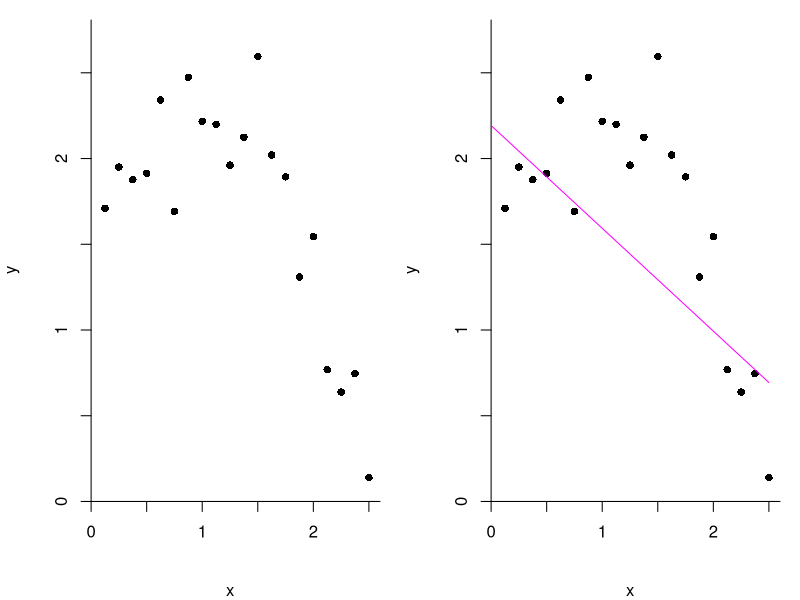
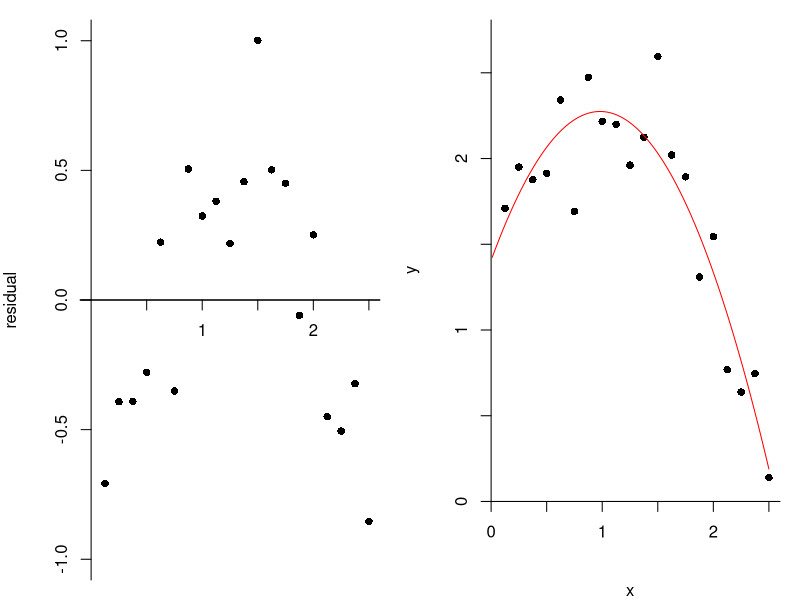
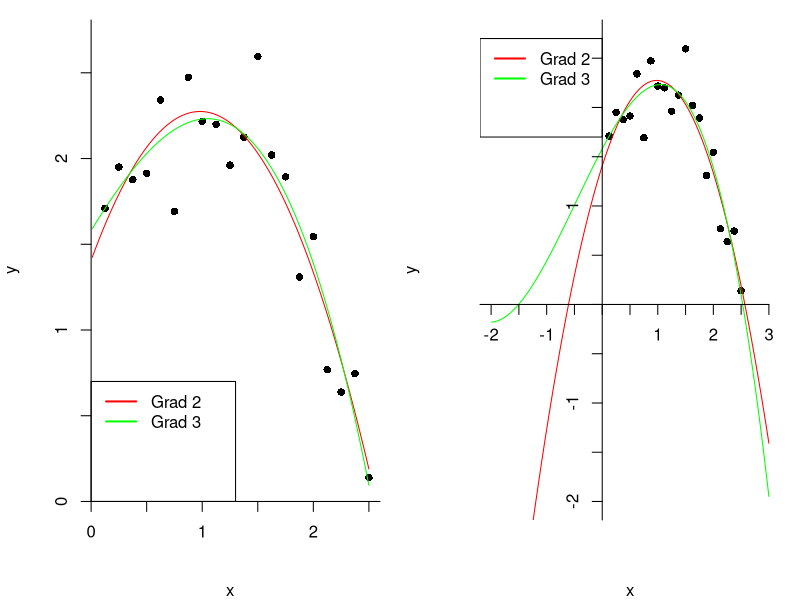
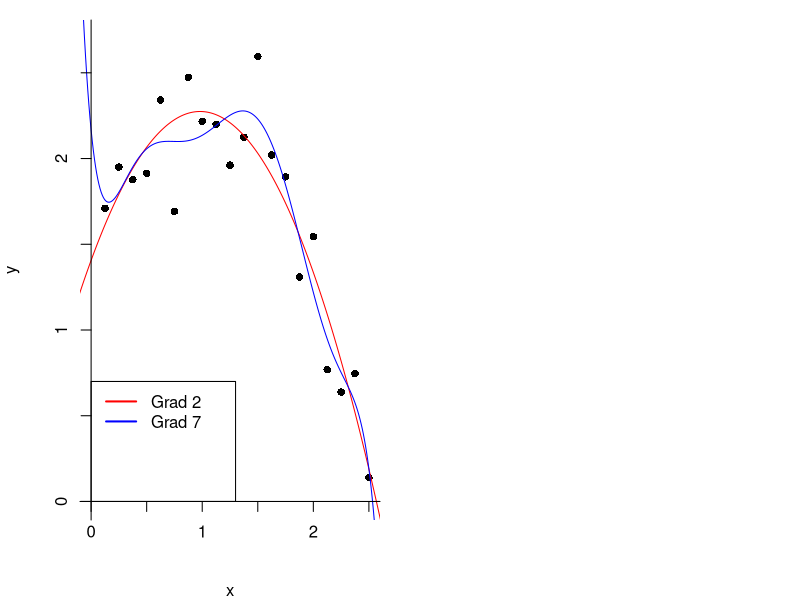
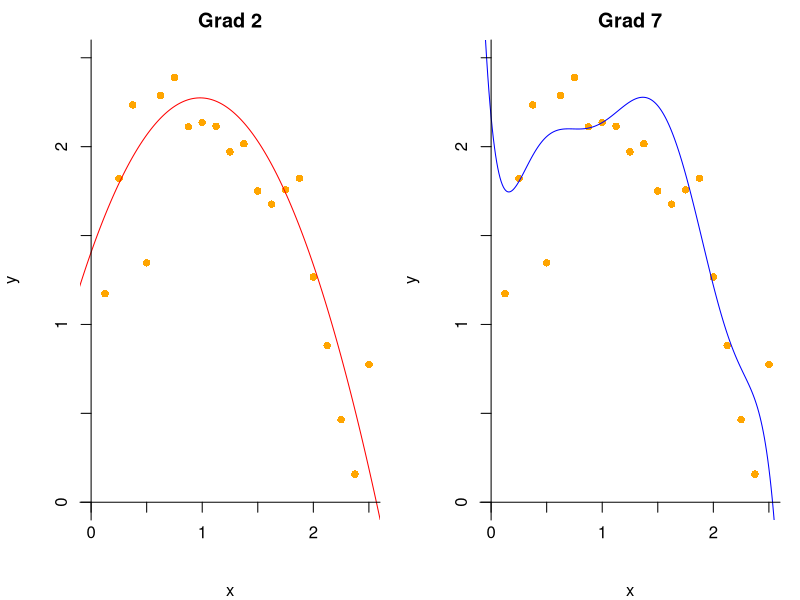

Reproduce these figures in R, in order.
## ---- chunk 1
#| include=FALSE
set.seed(12345)
x<-(1:20)/8 # x-værdierne
x1<- -(x^2 -2* x +1) # det underliggende andengradspolynomium
x2<-1:250/100 # bruges i plot af grafer

sigma=0.3
eps<-rnorm(20,0,sigma) # error terms
y<-x1+eps # y-værdierne
## ---- chunk 2
#| echo: false
#| fig-cap: Til venstre ses et punktplot af et datasæt. Til højre er den bedste rette linje indtegnet.
#| label: fig-ret_linje
par(mfrow = c(1,2),mar=c(4,4,1,1))
model<-lm(y  ~ x)
plot(x,y+2.3,pch=16,ylab="y",axes=FALSE,xlim=c(0,2.5),ylim=c(0,2.7))
axis(2, at=c(0,0.5,1,1.5,2,2.5,3), labels=c(0,"",1,"",2,"",3), pos=0)
axis(1,at=c(0,0.5,1,1.5,2,2.5,3) ,labels=c(0,"",1,"",2,"",3), pos=0)
plot(x,y+2.3,pch=16,ylab="y",axes=FALSE,xlim=c(0,2.5),ylim=c(0,2.7))
lines(x2,2+ predict(model,data.frame(x=x2)), col="magenta")
axis(2, at=c(0,0.5,1,1.5,2,2.5,3), labels=c(0,"",1,"",2,"",3), pos=0)
axis(1,at=c(0,0.5,1,1.5,2,2.5,3) ,labels=c(0,"",1,"",2,"",3), pos=0)
## ---- chunk 3
#| echo: false
#| fig-cap: Residualplottet for den bedste rette linje indtegnet i @fig-ret_linje.
#| label: fig-residualplot
par(mar=c(1,4,1,1))
model<-lm(y ~ x)
yhat <- predict(model,data.frame(x=x))
plot(x,y-yhat,ylab="residual",xlab="", pch=16,axes=FALSE, xlim=c(0,2.5),ylim=c(-1,1))
abline(h=0)
axis(2, at=c(-2,-1,-0.5,0,0.5,1,2), pos=0)
axis(1, at=c(-1,0.5,1,1.5,2,2.5,3),labels=c(-1,"",1,"",2,"",3) , pos=0)
## ---- chunk 4
#| echo: false
#| fig-cap: Datasættet fra @fig-ret_linje, men nu med en parabel indtegnet.
#| label: fig-parabel
par(mar=c(4,4,1,1))
model<-lm(y ~ x + I(x^2))
plot(x,y+2.3,pch=16,ylab="y",axes=FALSE,xlim=c(0,2.5),ylim=c(0,2.7))
lines(x2,predict(model,data.frame(x=x2))+2.3,col="red")
axis(2, at=c(0,0.5,1,1.5,2,2.5,3), labels=c(0,"",1,"",2,"",3), pos=0)
axis(1,at=c(0,0.5,1,1.5,2,2.5,3) ,labels=c(0,"",1,"",2,"",3), pos=0)
## ---- chunk 5
#| echo: false
#| fig-cap: Et andengradspolynomium (rød) og et tredjegradspolynomium (grøn) fittet til data. 
#| label: fig-2grad_3grad
par(mar=c(4,4,1,1))
model3<-lm(y ~ x + I(x^2) + I(x^3))
plot(x,y+2.3,pch=16,ylab="y",axes=FALSE,xlim=c(0,2.5),ylim=c(0,2.7))
lines(x2,predict(model,data.frame(x=x2))+2.3,col="red")
lines(x2,predict(model3,data.frame(x=x2))+2.3,col="green")
legend(x = c(0,1.3),y=c(0,0.7),          # Position
       legend = c("Grad 2", "Grad 3"),  # Legend texts
       lty = c(1, 1),           # Line types
       col = c("red", "green"),           # Line colors
       lwd = 2) 
axis(2, at=c(0,0.5,1,1.5,2,2.5,3), labels=c(0,"",1,"",2,"",3), pos=0)
axis(1,at=c(0,0.5,1,1.5,2,2.5,3) ,labels=c(0,"",1,"",2,"",3), pos=0)
## ---- chunk 6
#| echo: false
#| fig-cap: Plottet fra @fig-2grad_3grad, men hvor der nu er zoomet lidt ud. Her ses det tydeligt, at der i "enderne" bliver stor forskel på anden- og tredjegradspolynomiet.
#| label: fig-2grad_3grad_zoom
par(mar=c(4,4,1,1))
model3<-lm(y ~ x + I(x^2) + I(x^3))
plot(x,y+2.3, xlim=c(-2,3),ylim=c(-2,2.7),pch=16,ylab="y",axes=FALSE)
x2<-1:500/100 -2
lines(x2, predict(model, data.frame(x=x2))+2.3, col="red")
lines(x2, predict(model3, data.frame(x=x2))+2.3, col="green")
legend(x = c(-2.2,0), y=c(1.7,2.7),          # Position
       legend = c("Grad 2", "Grad 3"),  # Legend texts
       lty = c(1, 1),           # Line types
       col = c("red", "green"),           # Line colors
       lwd = 2) 
axis(2, at=c(-3,-2,-1.5,-1,-0.5,0,0.5,1,1.5,2,2.5,3), labels=c(-3,-2,"",-1,"","","",1,"","","",3), pos=0)
axis(1,at=c(-3,-2,-1.5,-1,-0.5,0,0.5,1,1.5,2,2.5,3) ,labels=c(-3,-2,"",-1,"","","",1,"",2,"",3), pos=0)
## ---- chunk 7
#| echo: false
#| fig-cap: Et andengradspolynomium (rød) og et syvendegradspolynomium (blå) fittet til data. 
#| label: fig-2grad_7grad
par(mar=c(4,4,1,1))
model7<-lm(y ~ x + I(x^2) + I(x^3) + I(x^4) + I(x^5) + I(x^6) + I(x^7))
plot(x,y+2.3,pch=16,xlim=c(0,2.5),ylim=c(0,2.7),ylab="y",axes=FALSE)
lines(x2,predict(model,data.frame(x=x2))+2.3,col="red")
lines(x2,predict(model7,data.frame(x=x2))+2.3,col="blue")
legend(x = c(0,1.3),y=c(0,0.7),          # Position
       legend = c("Grad 2", "Grad 7"),  # Legend texts
       lty = c(1, 1),           # Line types
       col = c("red", "blue"),           # Line colors
       lwd = 2) 
axis(2, at=c(-3,-2,-1.5,-1,-0.5,0,0.5,1,1.5,2,2.5,3), labels=c(-3,-2,"",-1,"",0,"",1,"",2,"",3), pos=0)
axis(1,at=c(-3,-2,-1.5,-1,-0.5,0,0.5,1,1.5,2,2.5,3) ,labels=c(-3,-2,"",-1,"",0,"",1,"",2,"",3), pos=0)
## ---- chunk 8
#| echo: false
#| fig-cap: Et andengradspolynomium (rød) og et syvendegradspolynomium (blå) fittet til 20 nye datapunkter (orange). 
#| label: fig-2grad_7grad_nypunkter
par(mfrow = c(1,2),mar=c(4,4,2,1))
set.seed(1234)
v<-rnorm(20,0,sigma)
#plot(x,y)
x2<-1:400/100 -1

plot(x,x1+v+2.3,col="orange", main="Grad 2",ylab="y",pch=16,,xlim=c(0,2.5),ylim=c(0,2.5),axes=FALSE)
lines(x2,predict(model,data.frame(x=x2))+2.3,col="red")
axis(2, at=c(-3,-2,-1.5,-1,-0.5,0,0.5,1,1.5,2,2.5,3), labels=c(-3,-2,"",-1,"",0,"",1,"",2,"",3), pos=0)
axis(1,at=c(-3,-2,-1.5,-1,-0.5,0,0.5,1,1.5,2,2.5,3) ,labels=c(-3,-2,"",-1,"",0,"",1,"",2,"",3), pos=0)

#plot(x,y)
plot(x,x1+v+2.3,col="orange",main="Grad 7", ,ylab="y",pch=16,xlim=c(0,2.5),ylim=c(0,2.5),axes=FALSE)

#plot(x,x1+v,col="magenta", main="Grad 2",ylab="y",pch=16)
#lines(x2,predict(model,data.frame(x=x2)),col="red")
#plot(x,y)
#plot(x,x1+v,col="magenta",main="Grad 7",ylab="y",pch=16)

lines(x2,predict(model7,data.frame(x=x2))+2.3,col="blue")
axis(2, at=c(-3,-2,-1.5,-1,-0.5,0,0.5,1,1.5,2,2.5,3), labels=c(-3,-2,"",-1,"",0,"",1,"",2,"",3), pos=0)
axis(1,at=c(-3,-2,-1.5,-1,-0.5,0,0.5,1,1.5,2,2.5,3) ,labels=c(-3,-2,"",-1,"",0,"",1,"",2,"",3), pos=0)

## ---- chunk 9
#| include: false
## Kode der ikke bruges lige nu

# RSS test
#RSS2<-sum((x1+v -predict(model,data.frame(x=x)))^2)
#RSS3<-sum((x1+v -predict(model3,data.frame(x=x)))^2)
#RSS7<-sum((x1+v -predict(model7,data.frame(x=x)))^2)
#RSS træn
#RSS2<-sum((y-predict(model,data.frame(x=x)))^2)
#RSS3<-sum((y-predict(model3,data.frame(x=x)))^2)
#RSS7<-sum((y -predict(model7,data.frame(x=x)))^2)

# par(mfrow = c(1,2))
# model15<-lm(y ~ x + I(x^2) + I(x^3) + I(x^4) + I(x^5) + I(x^6) + I(x^7)
#             +I(x^8) + I(x^9) + I(x^10)+ I(x^11) + I(x^12))
# plot(x,y)
# lines(x2,predict(model,data.frame(x=x2)),col="red")
# lines(x2,predict(model15,data.frame(x=x2)),col="blue")
# plot(x,x1+v,col="green")
# lines(x2,predict(model,data.frame(x=x2)),col="red")
# lines(x2,predict(model15,data.frame(x=x2)),col="blue")

